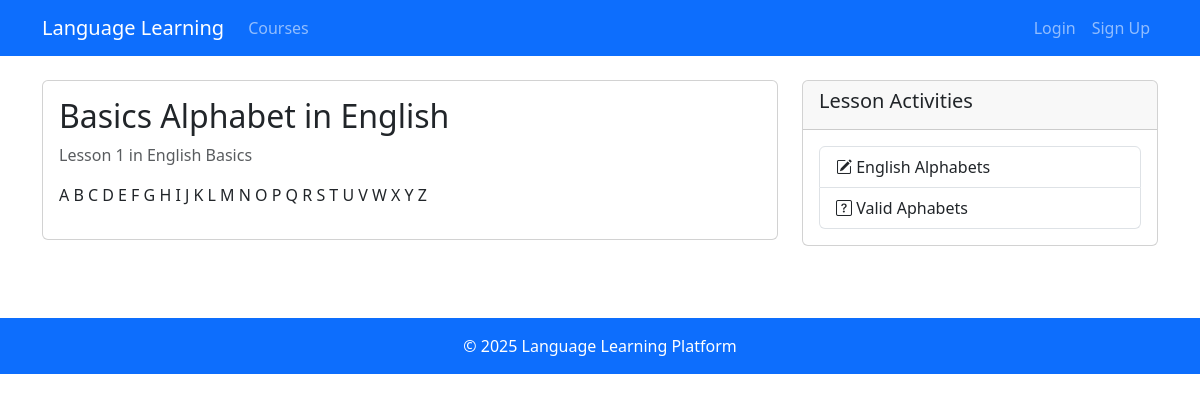
The app's page /lessons/1/ with its own data.
### learning/models.py (models this page shows, shortened)
class Lesson(models.Model):
    course = models.ForeignKey(Course, on_delete=models.CASCADE)
    title = models.CharField(max_length=200)
    content = models.TextField()
    order = models.PositiveIntegerField()
    class Meta:
        ordering = ['order']

class Course(models.Model):
    title = models.CharField(max_length=200)
    language = models.ForeignKey(Language, on_delete=models.CASCADE)
    description = models.TextField()
    created_at = models.DateTimeField(auto_now_add=True)
    updated_at = models.DateTimeField(auto_now=True)
    difficulty = models.IntegerField(
        validators=[MinValueValidator(1), MaxValueValidator(5)]
    )
    is_active = models.BooleanField(default=True)

class Exercise(models.Model):
    lesson = models.ForeignKey(Lesson, on_delete=models.CASCADE)
    title = models.CharField(max_length=200)
    question = models.TextField()
    answer = models.TextField()
    explanation = models.TextField(blank=True)

class Quiz(models.Model):
    lesson = models.ForeignKey(Lesson, on_delete=models.CASCADE)
    title = models.CharField(max_length=200)
    description = models.TextField(blank=True)

### learning/views.py (the view)
# urls.py: path('lessons/<int:lesson_id>/', views.lesson_detail, name='lesson_detail'),
def lesson_detail(request, lesson_id):
    lesson = get_object_or_404(Lesson, pk=lesson_id)
    exercises = lesson.exercise_set.all()
    quizzes = lesson.quiz_set.all()
    if request.user.is_authenticated:
        user_progress, created = UserProgress.objects.get_or_create(
            user=request.user,
            course=lesson.course
        )
        if request.method == 'POST' and 'complete_lesson' in request.POST:
            user_progress.completed_lessons.add(lesson)
            messages.success(request, 'Lesson marked as completed!')
            return redirect('lesson_detail', lesson_id=lesson.id)
        is_completed = user_progress.completed_lessons.filter(id=lesson.id).exists()
    else:
        is_completed = False
    return render(request, 'lessons/lesson_detail.html', {
        'lesson': lesson,
        'exercises': exercises,
        'quizzes': quizzes,
        'is_completed': is_completed
    })

### templates/lessons/lesson_detail.html (shortened to what this page needs)
{% extends 'base.html' %}
{% block content %}
<div class="row">
    <div class="col-md-8">
        <div class="card mb-4">
            <div class="card-body">
                <h2>{{ lesson.title }}</h2>
                <p class="text-muted">Lesson {{ lesson.order }} in {{ lesson.course.title }}</p>
                <div class="lesson-content">
                    {{ lesson.content|linebreaks }}
                </div>
            </div>
        </div>
    </div>
    <div class="col-md-4">
        <div class="card mb-4">
            <div class="card-header">
                <h5>Lesson Activities</h5>
            </div>
            <div class="card-body">
                <div class="list-group">
                    {% for exercise in exercises %}
                        <a href="{% url 'exercise_detail' exercise.id %}" class="list-group-item list-group-item-action">
                            <i class="bi bi-pencil-square"></i> {{ exercise.title }}
                        </a>
                    {% endfor %}
                    {% for quiz in quizzes %}
                        <a href="{% url 'quiz_detail' quiz.id %}" class="list-group-item list-group-item-action">
                            <i class="bi bi-question-square"></i> {{ quiz.title }}
                        </a>
                    {% endfor %}
                </div>
            </div>
        </div>
    </div>
</div>
{% endblock %}

### templates/base.html (style rules this page uses)
body { padding-top: 56px; }

### records on screen
Lesson: title "Basics Alphabet in English", order "1", course "English Basics", content "A B C D E F G H I J K L M N O P Q R S T U V W X Y Z"
Exercise: title "English Alphabets"
Quiz: title "Valid Aphabets"
